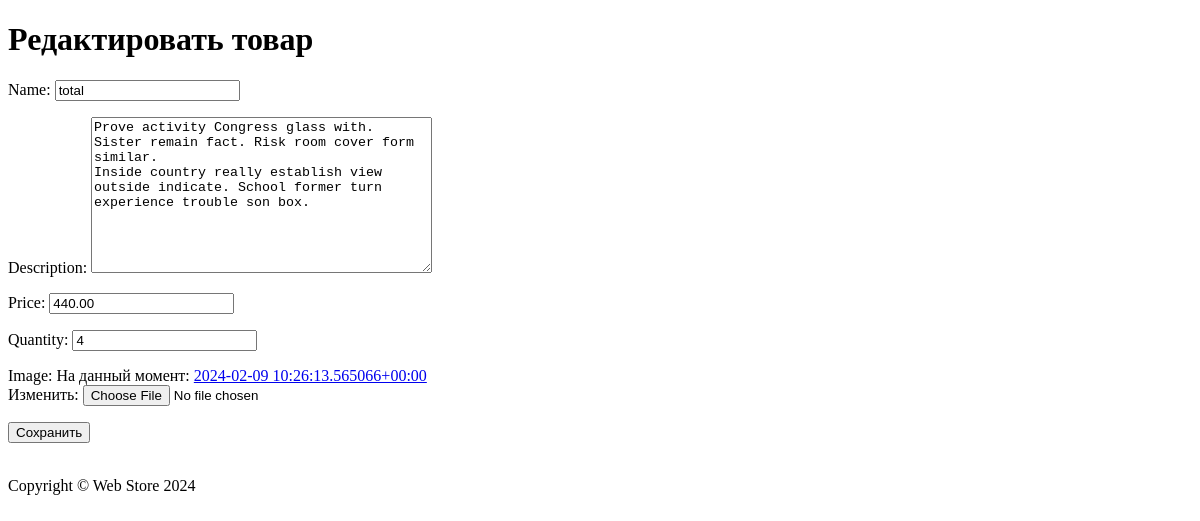
Before: /products/edit/7/ with the older database file.
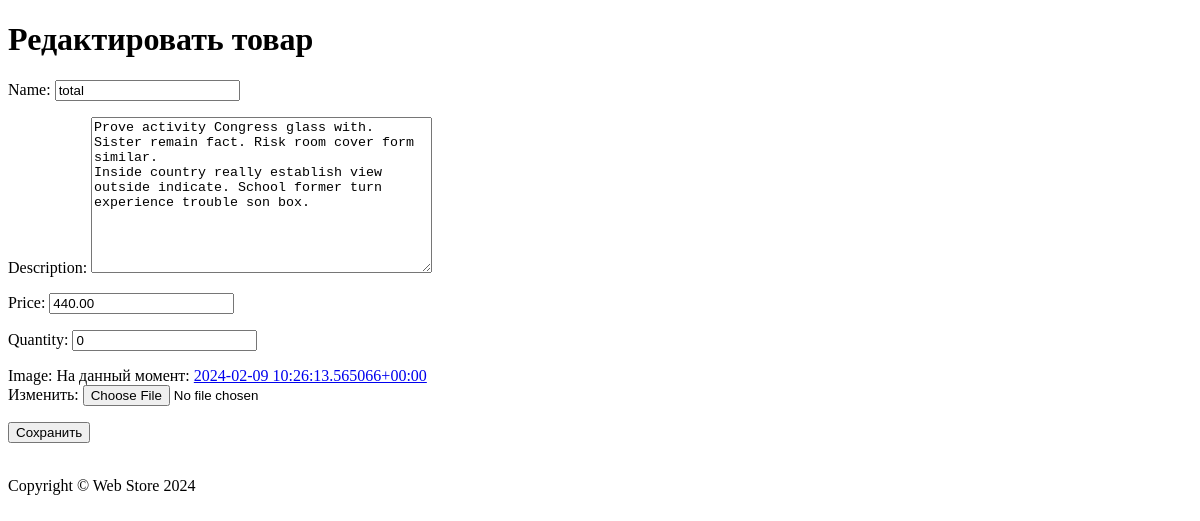
After: the same page with the newer database file.
### products/models.py (models this page shows, shortened)
class Product(models.Model):
    name = models.CharField(max_length=255, verbose_name='Название')
    description = models.TextField(verbose_name='Описание')
    price = models.DecimalField(max_digits=10, decimal_places=2, verbose_name='Цена')
    quantity = models.IntegerField(verbose_name='Количество')
    added_date = models.DateField(auto_now_add=True, verbose_name='Дата добавления')
    image = models.ImageField(upload_to='images/', default='Add image', blank=True, verbose_name='Изображение')
    class Meta:
        verbose_name = 'Товар'
        verbose_name_plural = 'Товары'

### products/views.py (the view)
# urls.py: path('edit/<int:product_id>/', edit_product, name='edit_product'),
def edit_product(request, product_id):
    product = get_object_or_404(Product, pk=product_id)
    if request.method == 'POST':
        form = ProductForm(request.POST, request.FILES)
        if form.is_valid():
            product.name = form.cleaned_data['name']
            product.description = form.cleaned_data['description']
            product.price = form.cleaned_data['price']
            product.quantity = form.cleaned_data['quantity']
            product.image = form.cleaned_data['image']
            product.save()
            return redirect('product_list')
    else:
        form = ProductForm(initial={
            'name': product.name,
            'description': product.description,
            'price': product.price,
            'quantity': product.quantity,
            'image': product.image
        })
    return render(request, 'products/edit_product.html', {'form': form, 'product': product})

### products/forms.py (shortened to what this page needs)
class ProductForm(forms.Form):
    name = forms.CharField(max_length=255)
    description = forms.CharField(widget=forms.Textarea)
    price = forms.DecimalField(min_value=0, max_digits=10, decimal_places=2)
    quantity = forms.IntegerField(min_value=1)
    image = forms.ImageField()

### products/templates/products/edit_product.html (shortened to what this page needs)
{% extends 'base.html' %}
{% block content %}
    <h1>Редактировать товар</h1>
    <form action="{% url 'edit_product' product.id %}" method="post" enctype="multipart/form-data">
        {{ form.as_p }}
        <button type="submit">Сохранить</button>
    </form>
{% endblock %}

Changed rows visible on the page:
changed Product "total": quantity "4" → "0"
